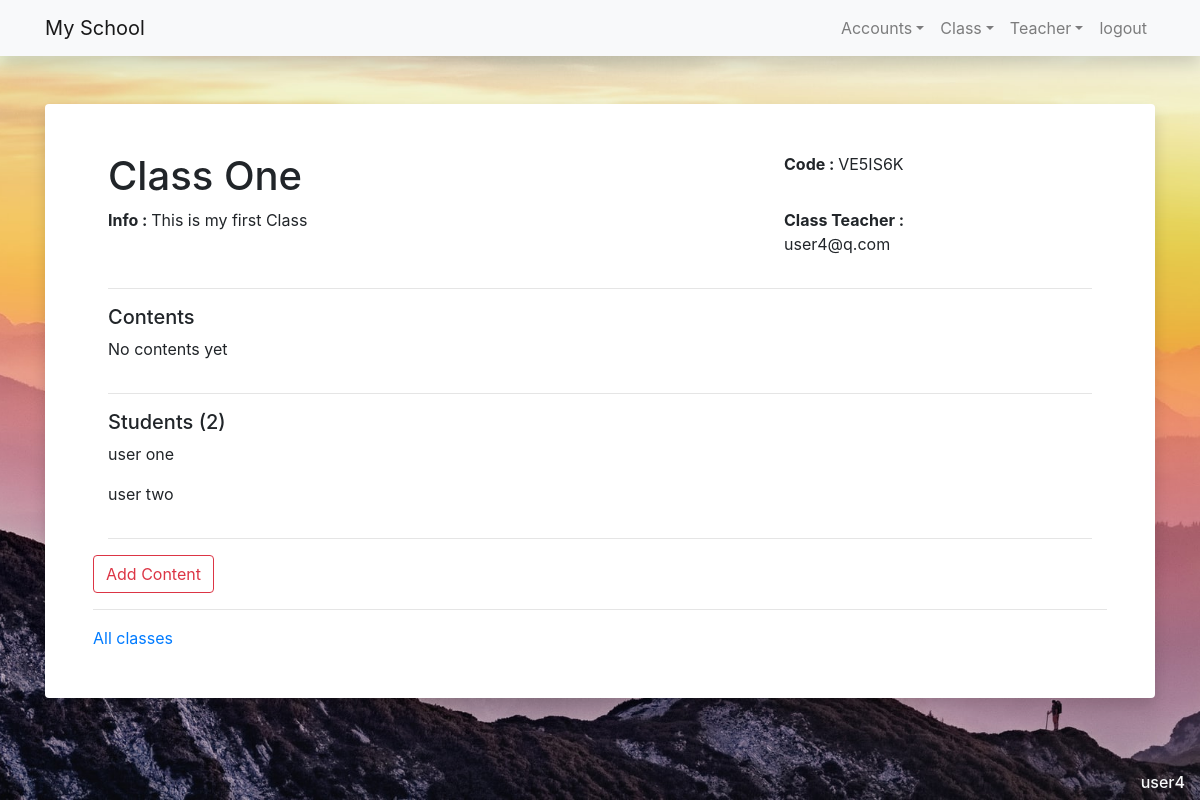
Screenshot of /class/VE5IS6K/ (signed in) with the database file from the repository.
### class/models.py (models this page shows, shortened)
class Classes(models.Model):
	name = models.CharField(max_length=20)
	class_teacher = models.ForeignKey(User, on_delete=models.CASCADE, related_name='class_teacher')
	info = models.TextField(blank=True)
	code = models.SlugField(unique=True, max_length=7)
	students = models.ManyToManyField(User)

### Users/models.py (models this page shows)
class User(AbstractUser):
	username = models.CharField(unique=True,max_length=20)
	email = models.EmailField(unique=True)
	first_name = models.CharField(max_length=10)
	last_name = models.CharField(max_length=10)
	date_of_birth = models.DateField()
	is_official = models.BooleanField(default=False)
	is_teacher = models.BooleanField(default=False)
	is_student = models.BooleanField(default=False)
	USERNAME_FIELD = 'email'
	REQUIRED_FIELDS = ['username','first_name','last_name','date_of_birth']

### class/views.py (the view, shortened to what this page needs)
# urls.py: path('<slug:code>/', ViewClassDetail.as_view(), name= 'class_detail'),
class ViewClassDetail(LoginRequiredMixin, View):
	template = 'class/class_detail.html'
	def get(self,request,code):
		try:
			obj = Classes.objects.get(code=code)
		except:
			messages.error(request,"The class code doesn't exists !")
			return redirect(reverse_lazy('classes_all'))
		context = dict()
		if request.user.is_teacher:
			if obj.class_teacher == request.user:
				contents = Contents.objects.filter(classes = obj)
				context["obj"] = obj
				context["contents"] = contents
				context["students"] = obj.students.all()
				return render(request, self.template , context)
			else:
				messages.error(request,"You can't access that class !")
				return redirect(reverse_lazy('classes_all'))
		else:
			messages.error(request,"You can't access that class !")
			return redirect(reverse_lazy('classes_all'))

### class/templates/class/class_detail.html
{% extends 'base.html' %}
{% block content %}
{% url 'classes_all' as allClass %}
{% url 'class_add_content' obj.code as class_add_content %}
	<div class="container">
		<div class="row">
			<div class="col-8">
				<h1>{{obj.name}}</h1>
			</div>
			<div class="col-3">
				<p><b>Code : </b>{{obj.code}}</p>
			</div>
		</div>
		<div class="row">
			<div class="col-8">
				<p><b>Info : </b>{{obj.info}}</p>
			</div>
			<div class="col-3">
				<p><b>Class Teacher : </b>{{obj.class_teacher}}</p>
			</div>
		</div>
		<hr>
		<div class="row">
			<div class="col-12">
				<h5>Contents</h5>
			</div>
		</div>
		{% if contents %}
			{% for c in contents %}
				<div class="card border-secondary m-1">
					<div class="card-body shadow">
						<a href="{% url 'class_view_content' obj.code c.id %}" class="stretched-link"></a>
						<p>{{c.title}}</p>
					</div>
				</div>
			{% endfor %}
		{% else %}
			<div class="row">
				<div class="col-12">
					<p>No contents yet</p>
				</div>
			</div>
		{% endif %}
		<hr>
		<div class="row">
			<div class="col-12">
				<h5>Students ({{students.count}})</h5>
			</div>
		</div>
		{% if students %}
			{% for s in students %}
				<div class="row">
					<div class="col-12">
						<p>{{s.first_name}} {{s.last_name}}</p>
					</div>
				</div>
			{% endfor %}
		{% else %}
			<div class="row">
				<div class="col-12">
					<p>No Students enrolled yet !</p>
				</div>
			</div>
		{% endif %}
		<hr>
	</div>
	{% if request.user.is_teacher %}
		<a href="{{class_add_content}}"><button class="btn btn-outline-danger">Add Content</button><hr></a>
	{% endif %}
	<a href="{{allClass}}">All classes</a>
{% endblock %}

### home/templates/base.html (shortened to what this page needs)
{% extends "headers.html" %}
{% block navbar %}
{% url 'register' as register %}
{% url 'login' as login %}
{% url 'logout' as logout %}
{% url 'view_profile' as view_profile %}
{% url 'classes_all' as classes_all %}
{% url 'create_class' as create_class %}
{% url 'join_class' as join_class %}
{% url 'class_detail' as class_detail %}
{% url 'teacher_home' as teacher_home %}
{% url 'teacher_create' as teacher_create %}
	<nav class="navbar navbar-expand-lg navbar-light bg-light static-top mb-5 shadow">
		<div class="container">
			<a class="navbar-brand" href="#">My School</a>
			<div class="collapse navbar-collapse" id="navbarResponsive">
				<ul class="navbar-nav ml-auto">
					<li class="nav-item dropdown"><a href="#" data-toggle="dropdown" class="nav-link dropdown-toggle">Accounts<b class="caret"></b></a>
					</li>
					<li class="nav-item dropdown"><a href="#" data-toggle="dropdown" class="nav-link dropdown-toggle">Class<b class="caret"></b></a>
					</li>
					<li class="nav-item dropdown"><a href="#" data-toggle="dropdown" class="nav-link dropdown-toggle">Teacher<b class="caret"></b></a>
					</li>
					<li class="nav-item {% if request.path == logout %}active{% endif%}">
						<a class="nav-link" href="{{logout}}">logout</a>
					</li>
				</ul>
			</div>
		</div>
	</nav>
{% endblock %}
{% block footer %}
<div class="col-12 d-flex justify-content-end fixed-bottom">
	{% if user.is_authenticated %}
		<h6 class="text-light">{{user.username}}</h6>
	{% else %}
		<h6 class="text-light">Not logged in</h6>
	{% endif %}
</div>
{% endblock %}

### static/styles.css (style rules this page uses)
body { background: url("images/bgImage.jpg") no-repeat center center fixed; -webkit-background-size: cover; -moz-background-size: cover; background-size: cover; -o-background-size: cover; }

### rows the page displays
Classes: name "Class One", code "VE5IS6K", info "This is my first Class", class_teacher "user4@q.com"
User: first_name "user", last_name "one"
User: first_name "user", last_name "two"
User: username "user4"

### other values shown
{{ students.count }} "2"
